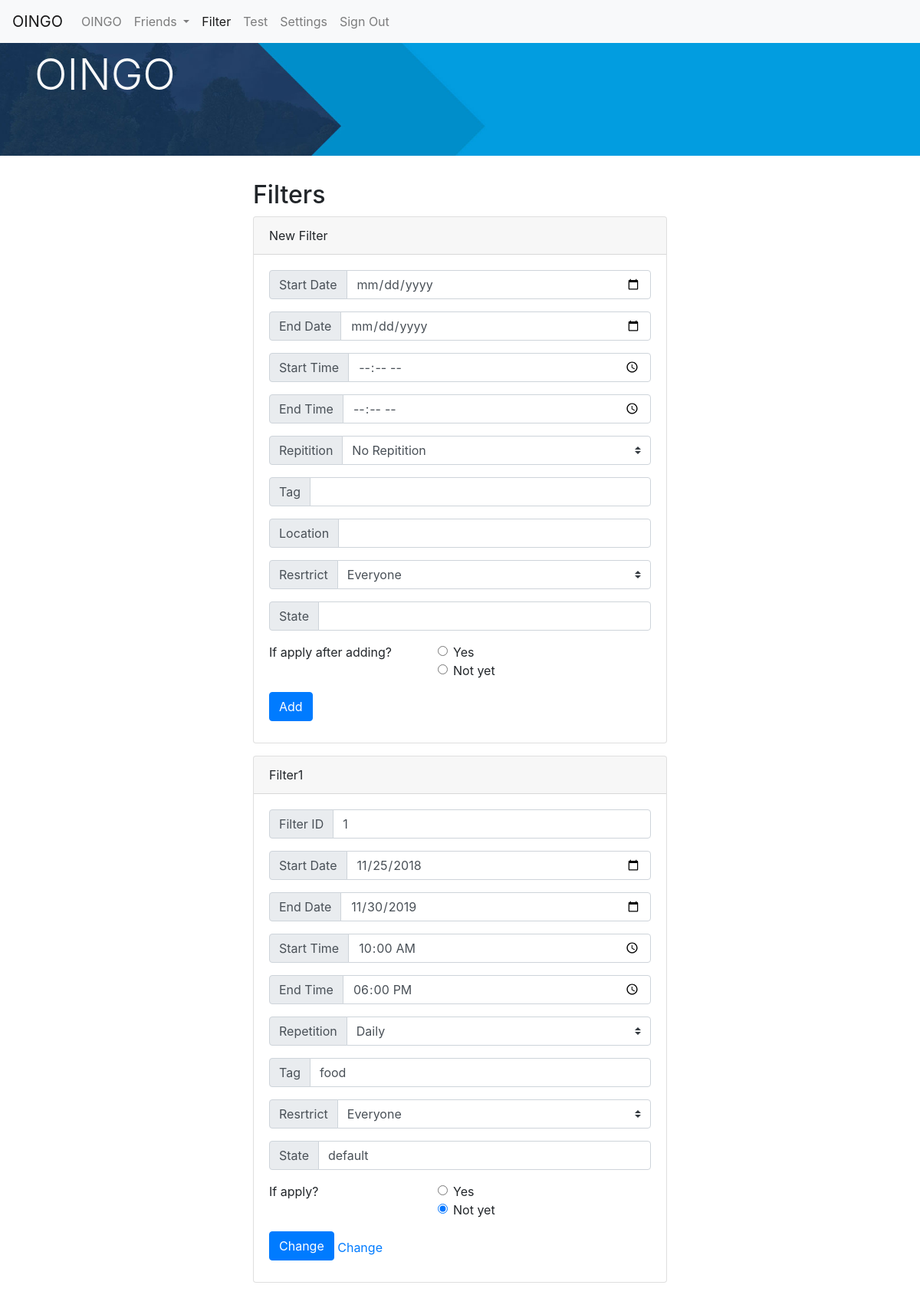
Screenshot of /filter.php (signed in) with the database file from the repository.
### tables this page shows
CREATE TABLE `schedule` (
  `sID` int(11) NOT NULL,
  `startTime` time DEFAULT NULL,
  `endTime` time DEFAULT NULL,
  `startDate` date DEFAULT NULL,
  `Weekday` int(11) NOT NULL,
  `endDate` date DEFAULT NULL,
  `repetition` varchar(45) NOT NULL
);

CREATE TABLE `filter` (
  `filterID` int(11) NOT NULL,
  `userID` int(11) NOT NULL,
  `fState` varchar(45) DEFAULT NULL,
  `fTag` varchar(45) DEFAULT NULL,
  `fsID` int(11) DEFAULT NULL,
  `fLatitude` decimal(10,7) DEFAULT NULL,
  `fLongitude` decimal(10,7) DEFAULT NULL,
  `fRestrict` varchar(45) DEFAULT NULL,
  `apply` int(11) NOT NULL
);

### filter.php (the view, shortened to what this page needs)
<?php
$server="localhost";
$db_username="root";
$db_password="";
$db_name="proj1";
$con=mysqli_connect($server, $db_username, $db_password, $db_name);
$userid=$_SESSION['userid'];
$sql="select * from filter where userID='$userid'";
$result=mysqli_query($con, $sql);
$row=mysqli_num_rows($result);
?>
<!DOCTYPE html>
<html>
	<head>
		<link rel="stylesheet" type="text/css" href="css/bootstrap.css">
	</head>
	<body>
		<nav class="navbar navbar-expand-lg navbar-light bg-light fixed-top">
			<a class="navbar-brand" href="index.html">OINGO</a>
			<div class="collapse navbar-collapse" id="navbarNav">
				<ul class="navbar-nav">
					<li class="nav-item">
						<a class="nav-link" href="index.html">OINGO</a>
					</li>
					<li class="nav-item">
						<a class="nav-link dropdown-toggle" href="#" id="navbarDropdownMenuLink" role="button" data-toggle="dropdown" aria-haspopup="true" aria-expanded="false">
							Friends
						</a>
					</li>
					<li class="nav-item active">
						<a class="nav-link" href="filter.php">Filter<span class="sr-only">(current)</span></a>
					</li>
					<li class="nav-item">
						<a class="nav-link" href="test.php">Test</a>
					</li>
					<li class="nav-item">
						<a class="nav-link" href="setting.php">Settings</a>
					</li>
					<li class="nav-item">
						<a class="nav-link" href="#">Sign Out</a>
					</li>
				</ul>
			</div>
		</nav>
		<div class="jumbotron jumbotron-fluid">
			<div class="container">
				<span class="text-light"><h1 class="display-4">OINGO</h1></span>
			</div>
		</div>
		<div class="container">
			<div class="row myCenter">
				<div class="col-12 col-md-6 col-center-block">
					<h2>Filters</h2>
					<div class="card mb-3">
						<div class="card-header">
							New Filter
						</div>
						<div class="card-body">
								<form name="newfilter" action="addfilter.php" method="post">
									<div class="input-group mb-3">
										<div class="input-group-prepend">
											<label class="input-group-text" for="startdate">Start Date</label>
										</div>
										<input type="date" class="form-control" id="startdate" name="startdate" aria-describedby="basic-addon">
									</div>
									<div class="input-group mb-3">
										<div class="input-group-prepend">
											<label class="input-group-text" for="enddate">End Date</label>
										</div>
										<input type="date" class="form-control" id="enddate" name="enddate" aria-describedby="basic-addon">
									</div>
									<div class="input-group mb-3">
										<div class="input-group-prepend">
											<label class="input-group-text" for="starttime">Start Time</label>
										</div>
										<input type="time" class="form-control" id="starttime" name="starttime" aria-describedby="basic-addon">
									</div>
									<div class="input-group mb-3">
										<div class="input-group-prepend">
											<label class="input-group-text" for="starttime">End Time</label>
										</div>
										<input type="time" class="form-control" id="endtime" name="endtime" aria-describedby="basic-addon">
									</div>
									<div class="input-group mb-3">
										<div class="input-group-prepend">
											<label class="input-group-text" for="repetition">Repitition</label>
										</div>
										<select class="custom-select" id="repetition" name="repetition">
											<option selected value="no">No Repitition</option>
										</select>
									</div>
									<div class="input-group mb-3">
										<div class="input-group-prepend">
											<span class="input-group-text" id="basic-addon">Tag</span>
										</div>
										<input type="text" class="form-control" id="tag" name="tag" aria-describedby="basic-addon">
									</div>
									<div class="input-group mb-3">
										<div class="input-group-prepend">
											<span class="input-group-text" id="basic-addon">Location</span>
										</div>
										<input type="text" class="form-control" id="location" name="location" aria-describedby="basic-addon">
									</div>
									<div class="input-group mb-3">
										<div class="input-group-prepend">
											<label class="input-group-text" for="restrict">Resrtrict</label>
										</div>
										<select class="custom-select" id="restrict" name="restrict">
											<option selected value="all">Everyone</option>
										</select>
									</div>
									<div class="input-group mb-3">
										<div class="input-group-prepend">
											<span class="input-group-text" id="basic-addon">State</span>
										</div>
										<input type="text" class="form-control" id="State" name="State" aria-describedby="basic-addon">
									</div>
									<fieldset class="form-group">
										<div class="row">
											<legend class="col-form-label col-sm-5 pt-0">If apply after adding?</legend>
											<div class="col-sm-7">
												<div class="form-check">
													<input type="radio" name="apply" value="1" class="form-check-input"><label for="apply" class="form-check-label">Yes</label>
												</div>
												<div class="form-check">
													<input type="radio" name="apply" value="0" class="form-check-input"><label for="apply" class="form-check-label">Not yet</label>
												</div>
											</div>
										</div>
									</fieldset>
									<button type="submit" name="submit" value="submit" class="btn btn-primary mb-2">Add</button>
								</form>
						</div>
					</div>
					<?php
					for($i=1;$i<=$row;$i++)
					{
						$filter=mysqli_fetch_array($result);
						$sql1="select * from schedule where sID=".$filter['fsID'];
						$result1=mysqli_query($con, $sql1);
						$schedule=mysqli_fetch_array($result1);
					?>
					<div class="card mb-3">
						<div class="card-header">
							<?php echo "Filter".$i; ?>
						</div>
						<div class="card-body">
								<form name="changefilter" action="updatefilter.php" method="post">
									<div class="input-group mb-3">
										<div class="input-group-prepend">
											<label class="input-group-text" for="filterID">Filter ID</label>
										</div>
										<input type="text" class="form-control" id="filterID" name="filterID" value="<?php echo $filter['filterID']; ?>" aria-describedby="basic-addon">
									</div>
									<div class="input-group mb-3">
										<div class="input-group-prepend">
											<label class="input-group-text" for="startdate">Start Date</label>
										</div>
										<input type="date" class="form-control" id="startdate" name="startdate" value="<?php echo $schedule['startDate']; ?>" aria-describedby="basic-addon">
									</div>
									<div class="input-group mb-3">
										<div class="input-group-prepend">
											<label class="input-group-text" for="enddate">End Date</label>
										</div>
										<input type="date" class="form-control" id="enddate" name="enddate" value="<?php echo $schedule['endDate']; ?>" aria-describedby="basic-addon">
									</div>
									<div class="input-group mb-3">
										<div class="input-group-prepend">
											<label class="input-group-text" for="starttime">Start Time</label>
										</div>
										<input type="time" class="form-control" id="starttime" name="starttime" value="<?php echo $schedule['startTime']; ?>" aria-describedby="basic-addon">
									</div>
									<div class="input-group mb-3">
										<div class="input-group-prepend">
											<label class="input-group-text" for="starttime">End Time</label>
										</div>
										<input type="time" class="form-control" id="endtime" name="endtime" value="<?php echo $schedule['endTime']; ?>" aria-describedby="basic-addon">
									</div>
									<div class="input-group mb-3">
										<div class="input-group-prepend">
											<label class="input-group-text" for="repetition">Repetition</label>
										</div>
										<?php
										switch ($schedule['repetition'])
										{
											case "daily":
												echo '<select name="repetition" class="custom-select" id="repetiton">';
													echo '<option selected value="daily">Daily</option>';
												echo '</select>';
												break;
										}
										?>
									</div>
									<div class="input-group mb-3">
										<div class="input-group-prepend">
											<span class="input-group-text" id="basic-addon">Tag</span>
										</div>
										<input type="text" class="form-control" id="tag" name="tag"  value="<?php echo $filter['fTag']; ?>" aria-describedby="basic-addon">
									</div>
									<div class="input-group mb-3">
										<div class="input-group-prepend">
											<label class="input-group-text" for="restrict">Resrtrict</label>
										</div>
										<?php
										switch ($filter['fRestrict'])
										{
											case "all":
												echo '<select name="restrict" class="custom-select" id="restrict">';
													echo '<option selected value="all">Everyone</option>';
												echo '</select>';
												break;
										}
										?>
									</div>
									<div class="input-group mb-3">
										<div class="input-group-prepend">
											<span class="input-group-text" id="basic-addon">State</span>
										</div>
										<input type="text" class="form-control" id="State" name="state" aria-describedby="basic-addon" value="<?php echo $filter['fState']?>">
									</div>
									<fieldset class="form-group">
										<div class="row">
											<legend class="col-form-label col-sm-5 pt-0">If apply?</legend>
											<div class="col-sm-7">
												<?php
												if($filter['apply']==1)
												{
													echo '<div class="form-check">';
														echo '<input type="radio" name="apply" value="1" class="form-check-input" Checked><label for="apply" class="form-check-label">Yes</label>';
													echo '</div>';
													echo '<div class="form-check">';
														echo '<input type="radio" name="apply" value="0" class="form-check-input"><label for="apply" class="form-check-label">Not yet</label>';
													echo '</div>';
												}
												else
												{
													echo '<div class="form-check">';
														echo '<input type="radio" name="apply" value="1" class="form-check-input"><label for="apply" class="form-check-label">Yes</label>';
													echo '</div>';
													echo '<div class="form-check">';
														echo '<input type="radio" name="apply" value="0" class="form-check-input" Checked><label for="apply" class="form-check-label">Not yet</label>';
													echo '</div>';
												}
												?>
											</div>
										</div>
									</fieldset>
									<button type="submit" name="submit" value="submit" class="btn btn-primary mb-2">Change</button>
									<a href="deletefilter.php/?filterID='<?php echo $filterID?>'">Change</a>
								</form>
						</div>
					</div>
					<?php
					}
					?>
			</div>
		</div>
	</body>
</html>

### filter.php (style rules this page uses)
.col-center-block { float: none; display: block; margin-left: auto; margin-right: auto; }
.jumbotron { background-image: url("img/primary-search-bg.jpg"); background-size: cover; }

### rows the page displays
schedule: filterID "1", startdate "11/25/2018", enddate "11/30/2019", starttime "10:00:00", endtime "18:00:00", tag "food", state "default"
